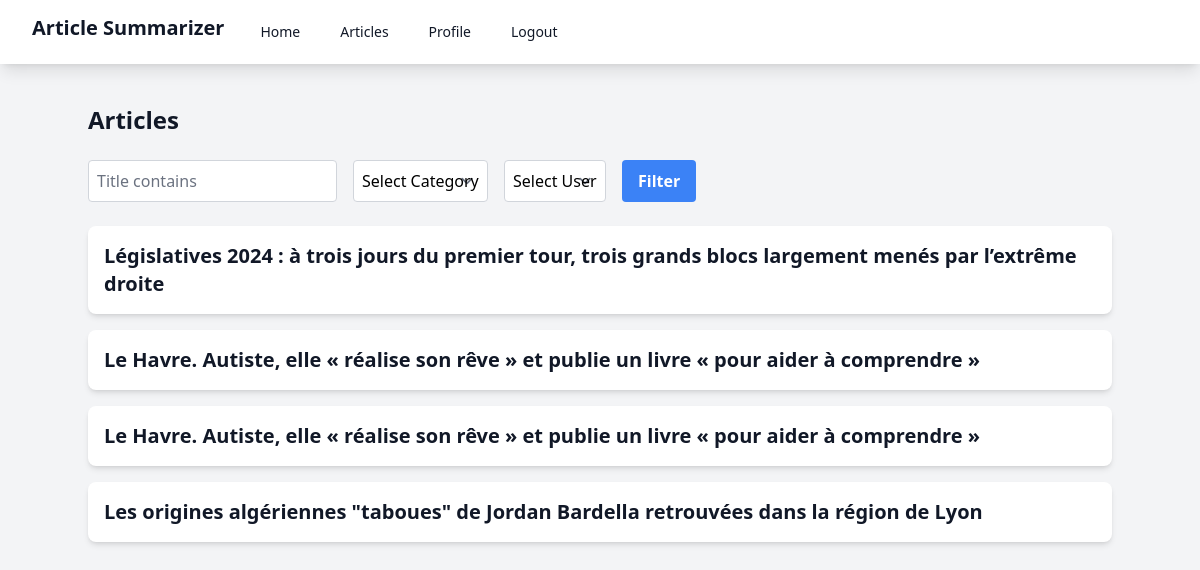
The app's page /articles/ (signed in) with its own data.
### summarizer/models.py (models this page shows, shortened)
class Article(models.Model):
    title = models.CharField(max_length=200)
    content = models.TextField()
    user = models.ForeignKey(User, on_delete=models.CASCADE)
    created_at = models.DateTimeField(auto_now_add=True)
    category = models.ForeignKey(Category, on_delete=models.SET_NULL, null=True, blank=True)

### summarizer/views.py (the view)
# urls.py: path('articles/', ArticleFilterView.as_view(), name='article_list'),
class ArticleFilterView(FilterView):
    model = Article
    filterset_class = ArticleFilter
    template_name = 'summarizer/article_list.html'
    context_object_name = 'articles'
    def get_context_data(self, **kwargs):
        context = super().get_context_data(**kwargs)
        context['categories'] = Category.objects.all()
        context['users'] = User.objects.all()
        return context

### summarizer/templates/summarizer/article_list.html (shortened to what this page needs)
{% extends 'summarizer/base.html' %}
{% block content %}
    <h1 class="text-2xl font-bold mb-6 text-gray-900">Articles</h1>
    <form method="get" class="mb-6">
        <div class="flex space-x-4">
            <input type="text" name="title__icontains" placeholder="Title contains" class="border border-gray-300 p-2 rounded">
            <select name="category" class="border border-gray-300 p-2 rounded">
                <option value="">Select Category</option>
            </select>
            <select name="user" class="border border-gray-300 p-2 rounded">
                <option value="">Select User</option>
            </select>
            <button type="submit" class="bg-blue-500 hover:bg-blue-700 text-white font-bold py-2 px-4 rounded">Filter</button>
        </div>
    </form>
    <ul class="space-y-4">
        {% for article in articles %}
        <li class="bg-white shadow-md rounded-lg p-4">
            <a href="{% url 'article_detail' article.pk %}" class="text-xl font-semibold text-gray-900">{{ article.title }}</a>
        </li>
    {% endfor %}
    </ul>
{% endblock %}

### records on screen
Article: title "Législatives 2024 : à trois jours du premier tour, trois grands blocs largement menés par l’extrême droite"
Article: title "Le Havre. Autiste, elle « réalise son rêve » et publie un livre « pour aider à comprendre »"
Article: title "Le Havre. Autiste, elle « réalise son rêve » et publie un livre « pour aider à comprendre »"
Article: title "Les origines algériennes \"taboues\" de Jordan Bardella retrouvées dans la région de Lyon"
